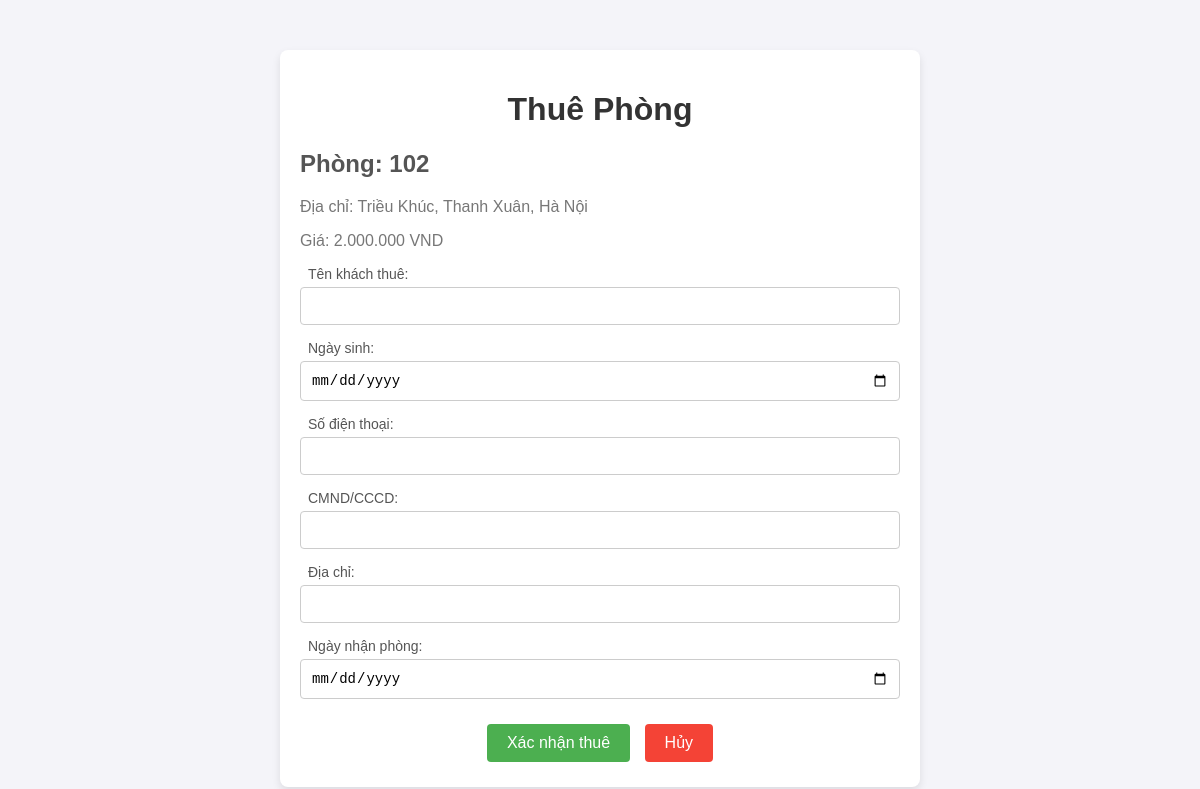
The page /quanlyphong/thuephong.php?room_id=7 on the database its author committed.
### tables this page shows
CREATE TABLE `rooms` (
  `id` int(11) NOT NULL,
  `room_name` varchar(255) NOT NULL,
  `so_nguoi_o` int(11) NOT NULL,
  `price` decimal(10,2) NOT NULL,
  `status` enum('vacant','occupied') NOT NULL DEFAULT 'vacant',
  `address_room` varchar(255) NOT NULL,
  `facility_id` int(11) NOT NULL
);

### quanlyphong/thuephong.php (the view, shortened to what this page needs)
<?php
$servername = "localhost";
$username = "root";
$password = "";
$dbname = "baiTapLon";
$conn = new mysqli($servername, $username, $password, $dbname);
$room_id = isset($_GET['room_id']) ? intval($_GET['room_id']) : 0;
$room_info = $conn->query("SELECT room_name, address_room, price FROM rooms WHERE id = $room_id")
->fetch_assoc();
?>
<!DOCTYPE html>
<html lang="vi">
<head>
    <link rel="stylesheet" href="/baiTapLon/quanlyphong/thuephong.css">
</head>
<body>
    <div class="container">
        <h1>Thuê Phòng</h1>
        <?php if ($room_info): ?>
            <h2>Phòng: <?php echo $room_info['room_name']; ?></h2>
            <p>Địa chỉ: <?php echo $room_info['address_room']; ?></p>
            <p>Giá: <?php echo number_format($room_info['price'], 0, ',', '.'); ?> VND</p>
        <?php else: ?>
            <p>Phòng không tồn tại.</p>
        <?php endif; ?>
        <form action="thuephong.php" method="POST">
            <div class="form-group">
                <label for="tenant_name"><i class="fas fa-user"></i> Tên khách thuê:</label>
                <input type="text" id="tenant_name" name="tenant_name" required>
            </div>
            <div class="form-group">
                <label for="dob"><i class="fas fa-birthday-cake"></i> Ngày sinh:</label>
                <input type="date" id="dob" name="dob">
            </div>
            <div class="form-group">
                <label for="phone"><i class="fas fa-phone"></i> Số điện thoại:</label>
                <input type="text" id="phone" name="phone">
            </div>
            <div class="form-group">
                <label for="cccd"><i class="fas fa-id-card"></i> CMND/CCCD:</label>
                <input type="text" id="cccd" name="cccd">
            </div>
            <div class="form-group">
                <label for="address"><i class="fas fa-home"></i> Địa chỉ:</label>
                <input type="text" id="address" name="address">
            </div>
            <div class="form-group">
                <label for="checkin_date"><i class="fas fa-calendar-day"></i> Ngày nhận phòng:</label>
                <input type="date" id="checkin_date" name="checkin_date" required>
            </div>
            <div class="form-actions">
                <button type="submit">Xác nhận thuê</button>
                <button type="button" onclick="window.location.href='/baitaplon/quanlyphong/quanlyphong.php?facility_id=<?php echo isset($_POST['facility_id']) ? $_POST['facility_id'] : ''; ?>'">Hủy</button>
        </form>
    </div>
</body>
</html>

### quanlyphong/thuephong.css (style rules this page uses)
body { font-family: Arial, sans-serif; background-color: #f4f4f9; margin: 0; padding: 0; }
.container { width: 50%; margin: 0 auto; background-color: white; padding: 20px; border-radius: 8px; box-shadow: 0 4px 8px rgba(0, 0, 0, 0.1); margin-top: 50px; }
h1 { text-align: center; color: #333; }
h2 { color: #555; }
p { color: #777; }
.form-group { margin-bottom: 15px; }
.form-group label { display: block; font-size: 14px; margin-bottom: 5px; color: #555; }
.form-group input { width: 100%; padding: 10px; font-size: 14px; border: 1px solid #ccc; border-radius: 4px; box-sizing: border-box; }
.form-actions { text-align: center; margin-top: 20px; }
.form-actions button { padding: 10px 20px; font-size: 16px; background-color: #4CAF50; color: white; border: none; border-radius: 4px; cursor: pointer; margin: 5px; transition: background-color 0.3s; }
.form-actions button[type="button"] { background-color: #f44336; }
button { cursor: pointer; padding: 10px 20px; border: none; background-color: #4CAF50; color: white; border-radius: 5px; font-size: 16px; transition: background-color 0.3s; }
button[type="button"] { background-color: #f44336; }

### rows shown on the page
rooms: room_name "102", address_room "Triều Khúc, Thanh Xuân, Hà Nội", price "2.000.000"
